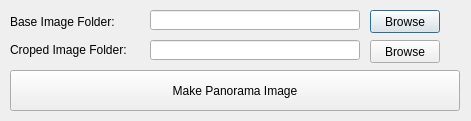
<?xml version="1.0" encoding="UTF-8"?>
<ui version="4.0">
 <class>Dialog</class>
 <widget class="QDialog" name="Dialog">
  <property name="geometry">
   <rect>
    <x>0</x>
    <y>0</y>
    <width>471</width>
    <height>121</height>
   </rect>
  </property>
  <property name="windowTitle">
   <string>Dialog</string>
  </property>
  <widget class="QLineEdit" name="folder1">
   <property name="geometry">
    <rect>
     <x>150</x>
     <y>10</y>
     <width>210</width>
     <height>20</height>
    </rect>
   </property>
  </widget>
  <widget class="QPushButton" name="btn1">
   <property name="geometry">
    <rect>
     <x>370</x>
     <y>10</y>
     <width>70</width>
     <height>23</height>
    </rect>
   </property>
   <property name="text">
    <string>Browse</string>
   </property>
   <property name="default">
    <bool>false</bool>
   </property>
   <property name="flat">
    <bool>false</bool>
   </property>
  </widget>
  <widget class="QLineEdit" name="folder2">
   <property name="geometry">
    <rect>
     <x>150</x>
     <y>40</y>
     <width>210</width>
     <height>20</height>
    </rect>
   </property>
  </widget>
  <widget class="QPushButton" name="btn2">
   <property name="geometry">
    <rect>
     <x>370</x>
     <y>40</y>
     <width>70</width>
     <height>23</height>
    </rect>
   </property>
   <property name="text">
    <string>Browse</string>
   </property>
   <property name="default">
    <bool>false</bool>
   </property>
   <property name="flat">
    <bool>false</bool>
   </property>
  </widget>
  <widget class="QPushButton" name="btn3">
   <property name="geometry">
    <rect>
     <x>10</x>
     <y>70</y>
     <width>450</width>
     <height>41</height>
    </rect>
   </property>
   <property name="text">
    <string>Make Panorama Image</string>
   </property>
  </widget>
  <widget class="QLabel" name="label">
   <property name="geometry">
    <rect>
     <x>10</x>
     <y>12</y>
     <width>130</width>
     <height>20</height>
    </rect>
   </property>
   <property name="text">
    <string>Base Image Folder: </string>
   </property>
  </widget>
  <widget class="QLabel" name="label_2">
   <property name="geometry">
    <rect>
     <x>10</x>
     <y>40</y>
     <width>130</width>
     <height>20</height>
    </rect>
   </property>
   <property name="text">
    <string>Croped Image Folder: </string>
   </property>
  </widget>
 </widget>
 <resources/>
 <connections/>
</ui>
